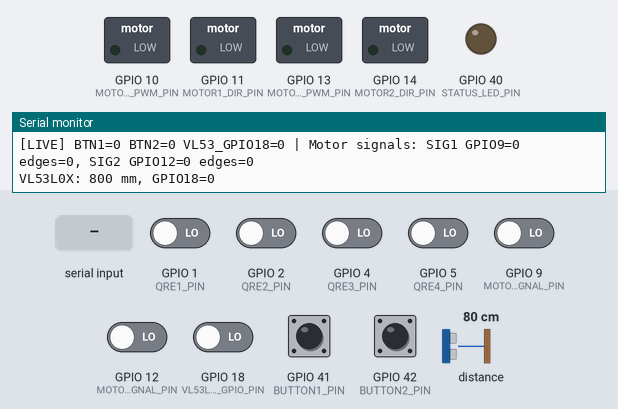
Recording of a sketch running on a simulated ESP32-S3. Shown: switched loads named in the sketch (green lamp = pin HIGH), output pins drawn as LEDs (lit = HIGH), the last lines printed to the serial monitor. Dashed ring = blinking. The inputs (shaded band) are chosen by the test bench; at power-on: GPIO 1 (QRE1_PIN), GPIO 2 (QRE2_PIN), GPIO 4 (QRE3_PIN), GPIO 5 (QRE4_PIN), GPIO 9 (MOTOR1_SIGNAL_PIN), GPIO 12 (MOTOR2_SIGNAL_PIN), GPIO 18 (VL53L0X_GPIO_PIN), GPIO 41 (BUTTON1_PIN), GPIO 42 (BUTTON2_PIN) LOW, distance to the obstacle 80 cm.

Above: at 2.1 s.
2.2 s: "l\n" received over Serial
At 2.27 s:
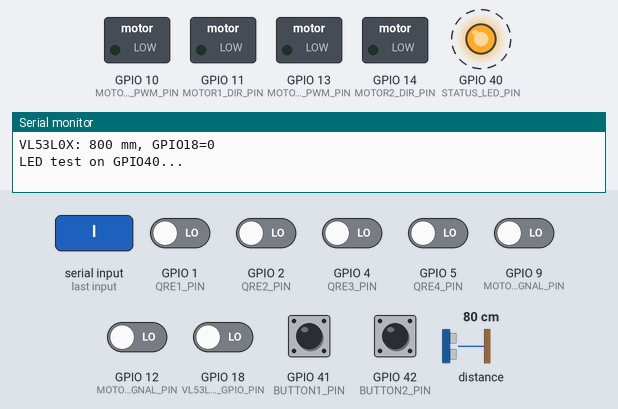
5.7 s: "m\n" received over Serial
7.2 s: "y\n" received over Serial
At 7.7 s:
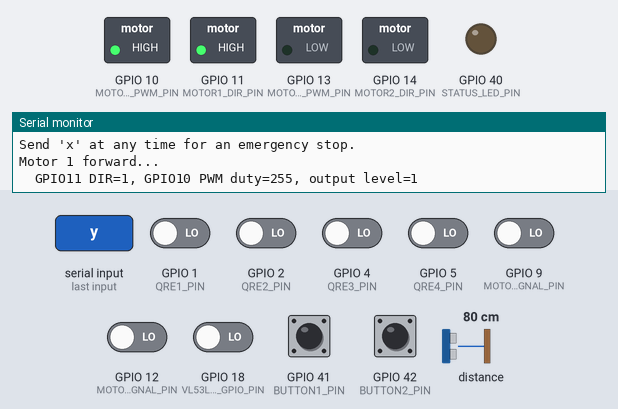
At 13.6 s:
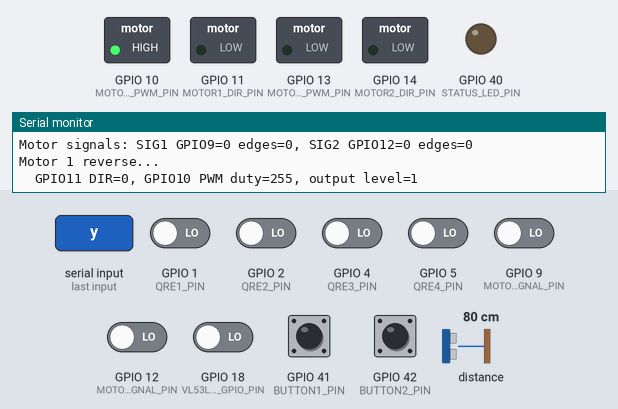
Timing chart, 0 to 29.5 s (numbered marks = the images above; inputs shaded):
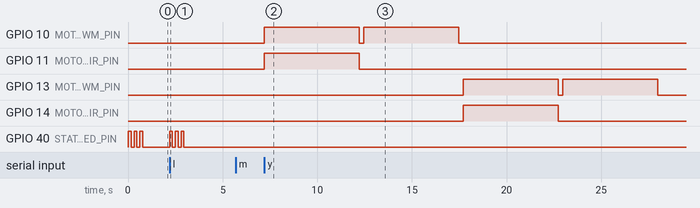

The sketch:

bottlesumo_v2_test.ino
```cpp
/*
 * BottleSumo v2 - ESP32-S3-DevKitC-1 electrical/function test
 * Target: ESP32-S3-WROOM-2
 *
 * Required Arduino IDE library:
 *   VL53L0X by Pololu
 *
 * Safety:
 *   - All motor outputs start at PWM=0.
 *   - The motor test is never started automatically. Send 'm', then 'y'.
 *   - Remove the mechanical load / lift the wheels before running the motor
 *     test. Keep the motor-driver 12 V side away from ESP32 GPIOs.
 *   - GPIO18 is the VL53L0X GPIO/interrupt input. XSHUT is fixed to 3V3 in
 *     the schematic, so this sketch does not drive XSHUT.
 */

#include <Arduino.h>
#include <Wire.h>
#include <VL53L0X.h>

// ------------------------- Pin map from bottlesumo_v2_doc.txt ----------------
constexpr uint8_t QRE1_PIN = 1;
constexpr uint8_t QRE2_PIN = 2;
constexpr uint8_t QRE3_PIN = 4;
constexpr uint8_t QRE4_PIN = 5;

constexpr uint8_t MOTOR1_SIGNAL_PIN = 9;
constexpr uint8_t MOTOR1_PWM_PIN = 10;
constexpr uint8_t MOTOR1_DIR_PIN = 11;
constexpr uint8_t MOTOR2_SIGNAL_PIN = 12;
constexpr uint8_t MOTOR2_PWM_PIN = 13;
constexpr uint8_t MOTOR2_DIR_PIN = 14;

constexpr uint8_t I2C_SCL_PIN = 16;
constexpr uint8_t I2C_SDA_PIN = 17;
constexpr uint8_t VL53L0X_GPIO_PIN = 18;

constexpr uint8_t STATUS_LED_PIN = 40;
constexpr uint8_t BUTTON1_PIN = 41;
constexpr uint8_t BUTTON2_PIN = 42;

constexpr uint8_t QRE_PINS[] = {QRE1_PIN, QRE2_PIN, QRE3_PIN, QRE4_PIN};
constexpr uint8_t QRE_COUNT = sizeof(QRE_PINS) / sizeof(QRE_PINS[0]);

constexpr uint8_t TOF_I2C_ADDRESS = 0x29;
constexpr uint8_t PWM_MAX = 255;
constexpr uint8_t MOTOR_TEST_DUTY = 255;       // 25% of 8-bit PWM
constexpr uint32_t LIVE_REPORT_PERIOD_MS = 2000;

VL53L0X tof;
bool tofReady = false;
bool motorTestPending = false;
uint32_t lastLiveReportMs = 0;

volatile uint32_t motor1Edges = 0;
volatile uint32_t motor2Edges = 0;
void motor1EdgeISR();
void motor2EdgeISR();

void printHelp();
void scanI2C();
void initTof();
void printTofReading();
void printQreReadings();
void printButtonReadings();
void printMotorSignals(bool resetEdgeCounters);
void ledSelfTest();
void stopAllMotors();
void runMotorTest();

void setup() {
  Serial.begin(115200);

  // USB CDC may take a moment to enumerate on the ESP32-S3.
  const uint32_t serialWaitStart = millis();
  while (!Serial && (millis() - serialWaitStart < 3000)) {
    delay(10);
  }

  Serial.println();
  Serial.println(F("BottleSumo v2 - ESP32-S3 electrical/function test"));
  Serial.println(F("Target: ESP32-S3-WROOM-2 / ESP32-DevKitC-1"));
  Serial.println(F("Motor outputs are disabled at startup."));

  // QRE1113 modules: 3V3/GND/OUT. INPUT keeps the external circuit visible.
  for (uint8_t i = 0; i < QRE_COUNT; ++i) {
    pinMode(QRE_PINS[i], INPUT);
  }

  // Motor signal pins are inputs from the motor controller/feedback circuit.
  pinMode(MOTOR1_SIGNAL_PIN, INPUT);
  pinMode(MOTOR2_SIGNAL_PIN, INPUT);

  // PWM and DIR are logic-level outputs to the motor controller.
  pinMode(MOTOR1_PWM_PIN, OUTPUT);
  pinMode(MOTOR1_DIR_PIN, OUTPUT);
  pinMode(MOTOR2_PWM_PIN, OUTPUT);
  pinMode(MOTOR2_DIR_PIN, OUTPUT);
  stopAllMotors();

  // External pull-down resistors are present in the schematic.
  pinMode(BUTTON1_PIN, INPUT);
  pinMode(BUTTON2_PIN, INPUT);

  pinMode(STATUS_LED_PIN, OUTPUT);
  digitalWrite(STATUS_LED_PIN, LOW);

  // GPIO18 is the VL53L0X GPIO/interrupt line. XSHUT is hard-wired to 3V3.
  pinMode(VL53L0X_GPIO_PIN, INPUT);

  attachInterrupt(digitalPinToInterrupt(MOTOR1_SIGNAL_PIN), motor1EdgeISR, RISING);
  attachInterrupt(digitalPinToInterrupt(MOTOR2_SIGNAL_PIN), motor2EdgeISR, RISING);

  // Wire.begin() takes SDA first and SCL second.
  Wire.begin(I2C_SDA_PIN, I2C_SCL_PIN);
  Wire.setClock(400000);

  scanI2C();
  initTof();
  ledSelfTest();
  printQreReadings();
  printButtonReadings();
  printMotorSignals(false);
  printHelp();
}

void loop() {
  while (Serial.available() > 0) {
    const char command = static_cast<char>(Serial.read());
    if (command == '\r' || command == '\n' || command == ' ') {
      continue;
    }

    switch (command) {
      case '?':
        printHelp();
        break;
      case 'q':
        printQreReadings();
        break;
      case 'b':
        printButtonReadings();
        break;
      case 'i':
        scanI2C();
        printTofReading();
        break;
      case 't':
        printTofReading();
        break;
      case 's':
        printMotorSignals(true);
        break;
      case 'l':
        ledSelfTest();
        break;
      case 'm':
        motorTestPending = true;
        Serial.println(F("Motor test armed. Check the wheels are lifted, then send 'y'."));
        Serial.println(F("Send 'x' to cancel."));
        break;
      case 'y':
        if (motorTestPending) {
          runMotorTest();
        } else {
          Serial.println(F("No motor test is armed. Send 'm' first."));
        }
        break;
      case 'x':
        motorTestPending = false;
        stopAllMotors();
        Serial.println(F("Motor test cancelled; motor outputs stopped."));
        break;
      default:
        Serial.println(F("Unknown command. Send '?' for help."));
        break;
    }
  }

  if (millis() - lastLiveReportMs >= LIVE_REPORT_PERIOD_MS) {
    lastLiveReportMs = millis();
    Serial.printf("[LIVE] BTN1=%d BTN2=%d VL53_GPIO18=%d | ",
                  digitalRead(BUTTON1_PIN), digitalRead(BUTTON2_PIN),
                  digitalRead(VL53L0X_GPIO_PIN));
    printMotorSignals(false);
    printTofReading();
  }
}

void printHelp() {
  Serial.println();
  Serial.println(F("Commands (send in Serial Monitor at 115200 baud):"));
  Serial.println(F("  ?  show this help"));
  Serial.println(F("  q  read all QRE1113 inputs as digital + ADC"));
  Serial.println(F("  b  read BUTTON1/2; HIGH means pressed"));
  Serial.println(F("  i  scan I2C and read VL53L0X"));
  Serial.println(F("  t  read one VL53L0X distance"));
  Serial.println(F("  s  show motor signal levels and edge counters"));
  Serial.println(F("  l  blink GPIO40 status LED"));
  Serial.println(F("  m  arm the motor test; y starts it, x cancels/stops"));
  Serial.println();
}

void scanI2C() {
  uint8_t deviceCount = 0;
  Serial.println(F("I2C scan on SDA=GPIO17, SCL=GPIO16:"));

  for (uint8_t address = 1; address < 127; ++address) {
    Wire.beginTransmission(address);
    const uint8_t error = Wire.endTransmission();
    if (error == 0) {
      Serial.printf("  found 0x%02X", address);
      if (address == TOF_I2C_ADDRESS) {
        Serial.print(F(" (expected VL53L0X)"));
      }
      Serial.println();
      ++deviceCount;
    }
  }

  if (deviceCount == 0) {
    Serial.println(F("  no I2C device found; check 3V3, GND, SDA, and SCL."));
  } else {
    Serial.printf("  total devices: %u\n", deviceCount);
  }
}

void initTof() {
  tof.setTimeout(250);

  Wire.beginTransmission(TOF_I2C_ADDRESS);
  const uint8_t addressCheck = Wire.endTransmission();
  if (addressCheck != 0) {
    Serial.println(F("VL53L0X not detected at 0x29; distance test unavailable."));
    tofReady = false;
    return;
  }

  if (!tof.init()) {
    Serial.println(F("VL53L0X init failed; check module power and I2C wiring."));
    tofReady = false;
    return;
  }

  // A moderate timing budget gives a stable test reading without being slow.
  tof.setMeasurementTimingBudget(33000);
  tof.startContinuous(100);
  tofReady = true;
  Serial.println(F("VL53L0X initialized; continuous ranging started."));
}

void printTofReading() {
  if (!tofReady) {
    Serial.println(F("VL53L0X: NOT READY"));
    return;
  }

  const uint16_t distanceMm = tof.readRangeContinuousMillimeters();
  if (tof.timeoutOccurred()) {
    Serial.println(F("VL53L0X: TIMEOUT"));
    return;
  }

  Serial.printf("VL53L0X: %u mm, GPIO18=%d\n", distanceMm,
                digitalRead(VL53L0X_GPIO_PIN));
}

void printQreReadings() {
  Serial.println(F("QRE1113 readings (digital HIGH/LOW plus raw ADC 0..4095):"));
  for (uint8_t i = 0; i < QRE_COUNT; ++i) {
    const int digitalValue = digitalRead(QRE_PINS[i]);
    const int analogValue = analogRead(QRE_PINS[i]);
    Serial.printf("  QRE%u GPIO%u: digital=%d, analog=%d\n", i + 1,
                  QRE_PINS[i], digitalValue, analogValue);
  }
}

void printButtonReadings() {
  Serial.printf("Buttons: BUTTON1 GPIO41=%s, BUTTON2 GPIO42=%s (HIGH=pressed)\n",
                digitalRead(BUTTON1_PIN) ? "PRESSED" : "released",
                digitalRead(BUTTON2_PIN) ? "PRESSED" : "released");
}

void printMotorSignals(bool resetEdgeCounters) {
  if (resetEdgeCounters) {
    noInterrupts();
    motor1Edges = 0;
    motor2Edges = 0;
    interrupts();
  }

  uint32_t motor1EdgeSnapshot;
  uint32_t motor2EdgeSnapshot;
  noInterrupts();
  motor1EdgeSnapshot = motor1Edges;
  motor2EdgeSnapshot = motor2Edges;
  interrupts();

  Serial.printf("Motor signals: SIG1 GPIO9=%d edges=%lu, SIG2 GPIO12=%d edges=%lu\n",
                digitalRead(MOTOR1_SIGNAL_PIN),
                static_cast<unsigned long>(motor1EdgeSnapshot),
                digitalRead(MOTOR2_SIGNAL_PIN),
                static_cast<unsigned long>(motor2EdgeSnapshot));
}

void ledSelfTest() {
  Serial.println(F("LED test on GPIO40..."));
  for (uint8_t i = 0; i < 3; ++i) {
    digitalWrite(STATUS_LED_PIN, HIGH);
    delay(150);
    digitalWrite(STATUS_LED_PIN, LOW);
    delay(150);
  }
}

void stopAllMotors() {
  analogWrite(MOTOR1_PWM_PIN, 0);
  analogWrite(MOTOR2_PWM_PIN, 0);
  digitalWrite(MOTOR1_DIR_PIN, LOW);
  digitalWrite(MOTOR2_DIR_PIN, LOW);
}

void setMotor(uint8_t pwmPin, uint8_t dirPin, bool forward, uint8_t duty) {
  digitalWrite(dirPin, forward ? HIGH : LOW);
  analogWrite(pwmPin, duty);
  Serial.printf("  GPIO%u DIR=%d, GPIO%u PWM duty=%u, output level=%d\n",
                dirPin, forward ? HIGH : LOW, pwmPin, duty,
                digitalRead(pwmPin));
}

bool runMotorPhase(const __FlashStringHelper* label, uint8_t pwmPin,
                   uint8_t dirPin, bool forward, uint32_t durationMs) {
  Serial.print(label);
  Serial.println(F("..."));
  noInterrupts();
  motor1Edges = 0;
  motor2Edges = 0;
  interrupts();

  setMotor(pwmPin, dirPin, forward, MOTOR_TEST_DUTY);
  const uint32_t phaseStart = millis();
  while (millis() - phaseStart < durationMs) {
    if (Serial.available() > 0 && Serial.read() == 'x') {
      stopAllMotors();
      Serial.println(F("Emergency stop received."));
      return false;
    }
    delay(5);
  }

  stopAllMotors();
  delay(250);
  printMotorSignals(false);
  return true;
}

void runMotorTest() {
  motorTestPending = false;
  Serial.println(F("Motor test starting: 25% PWM, 5000 ms per direction."));
  Serial.println(F("Send 'x' at any time for an emergency stop."));

  if (!runMotorPhase(F("Motor 1 forward"), MOTOR1_PWM_PIN, MOTOR1_DIR_PIN,
                     true, 5000)) {
    return;
  }
  if (!runMotorPhase(F("Motor 1 reverse"), MOTOR1_PWM_PIN, MOTOR1_DIR_PIN,
                     false, 5000)) {
    return;
  }
  if (!runMotorPhase(F("Motor 2 forward"), MOTOR2_PWM_PIN, MOTOR2_DIR_PIN,
                     true, 5000)) {
    return;
  }
  if (!runMotorPhase(F("Motor 2 reverse"), MOTOR2_PWM_PIN, MOTOR2_DIR_PIN,
                     false, 5000)) {
    return;
  }

  stopAllMotors();
  Serial.println(F("Motor test complete; all motor outputs stopped."));
}
```

motor_signal_isr.cpp
```cpp
#include <Arduino.h>

extern volatile uint32_t motor1Edges;
extern volatile uint32_t motor2Edges;

void IRAM_ATTR motor1EdgeISR() {
  motor1Edges = motor1Edges + 1;
}

void IRAM_ATTR motor2EdgeISR() {
  motor2Edges = motor2Edges + 1;
}
```

Measured:
- after the input at 2.2 s, GPIO 40 (STATUS_LED_PIN): alternates HIGH for 0.15 s and LOW for 0.15 s, 6 changes in all, then stays LOW, starting at once
- after the input at 7.2 s, GPIO 10 (MOTOR1_PWM_PIN): alternates HIGH for 5.0 s and LOW for 0.25 s, 4 changes in all, then stays LOW, starting at once; GPIO 11 (MOTOR1_DIR_PIN): LOW → HIGH at once, → LOW 5.0 s later
